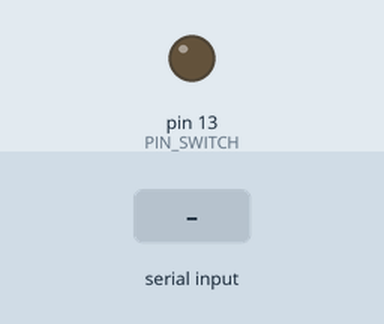
The sketch below on a simulated Arduino Uno, built with avr-gcc and run on an emulated ATmega328P. Parts: output pins drawn as LEDs (lit = HIGH). The inputs (shaded band) are chosen by the test bench. Pins used as bus, display or sensor lines are not drawn; what the sketch prints to the serial monitor is not drawn.

Above: at 1.2 s.
1.3 s: "1\n" received over Serial
Timing chart, 0 to 4.3 s (numbered marks = the images above; inputs shaded):
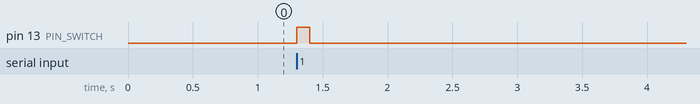

The sketch:

HUMIDITY.ino
```cpp
const int PIN_VCC = 12;
const int PIN_SWITCH = 13;

void setup() {
  // put your setup code here, to run once:
  Serial.begin(115200);
  Serial.setTimeout(100);
  pinMode(PIN_VCC, OUTPUT);
  pinMode(PIN_SWITCH, OUTPUT);
  digitalWrite(PIN_VCC, HIGH);
}


int input;

void loop() {
  // put your main code here, to run repeatedly:
  if (Serial.available()) {
    input = Serial.parseInt();

    if (input == 1) {
      digitalWrite(PIN_SWITCH, HIGH);
      Serial.println("turned on..");
    } else if (input == 0) {
      digitalWrite(PIN_SWITCH, LOW);
      Serial.println("turned off..");
    }
  }
}
```

Measured:
- after the input at 1.3 s, pin 13 (PIN_SWITCH): LOW → HIGH at once, → LOW 0.10 s later
